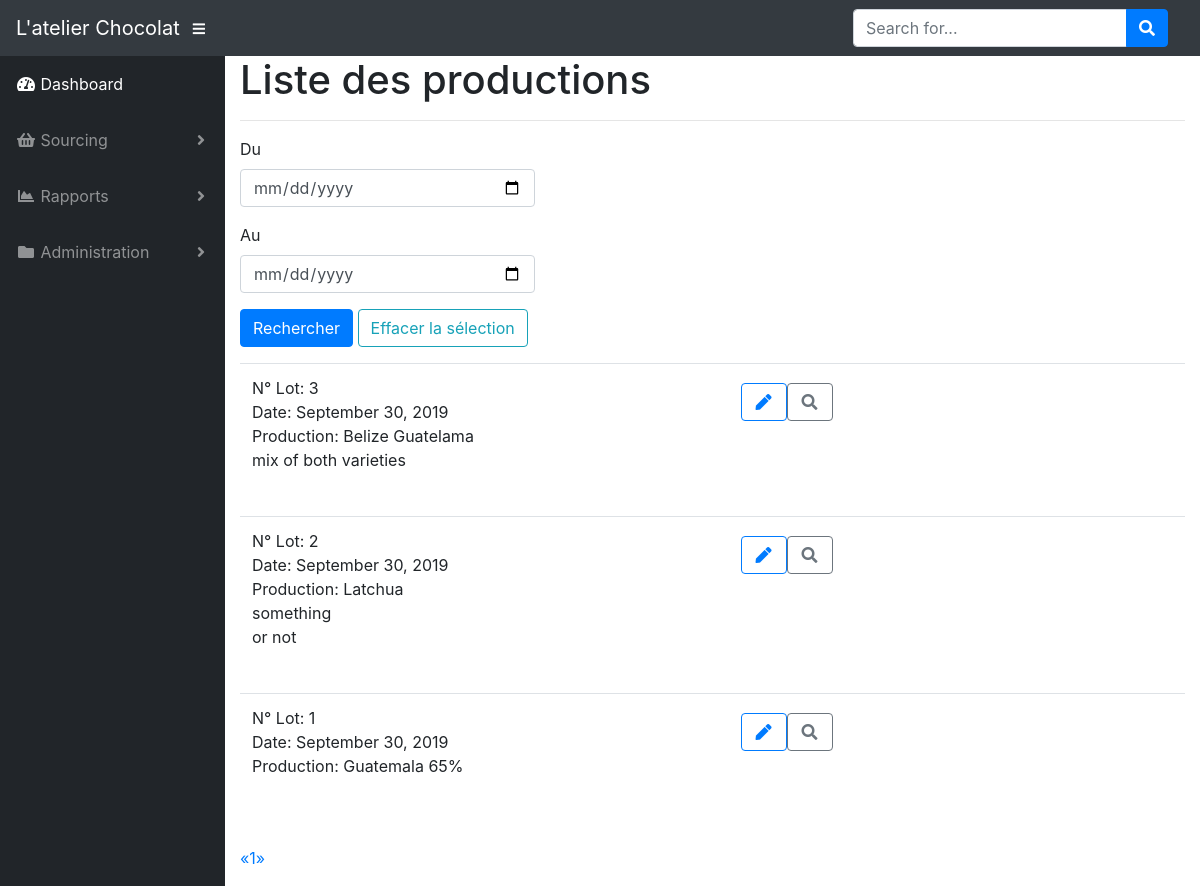
/list_of_productions (signed in), run on an earlier commit of the app's database.
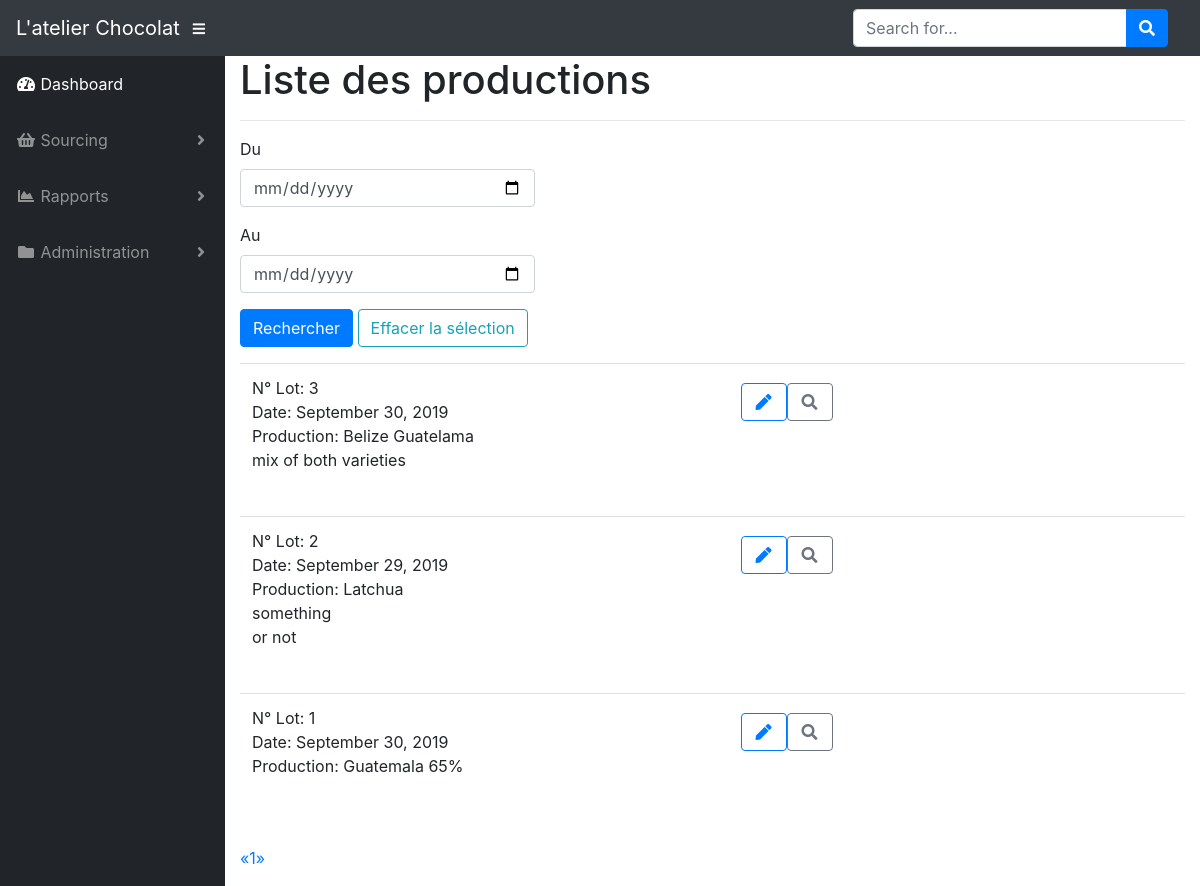
And on a later commit of the database.
### app/models.py (models this page shows, shortened)
class Production(db.Model):
    id = db.Column(db.Integer, primary_key=True)
    date = db.Column(db.Date, index=True)
    name = db.Column(db.String(64), index=True)
    comment = db.Column(db.Text())
    timestamp = db.Column(db.DateTime, index=True, default=datetime.utcnow)
    user_id = db.Column(db.Integer, db.ForeignKey('user.id'))
    production_items = db.relationship('ProductionItem', backref='production_production_item', lazy='dynamic')

### app/productions/routes.py (the view)
@bp.route('/list_of_productions', methods=['GET', 'POST'])
@login_required
def list_of_productions():
    production_search = Production.query.order_by(Production.id.desc())
    form = ListProductionForm()
    if form.validate_on_submit():
        date_from = form.date_from.data
        date_to = form.date_to.data
        production_search = production_search.filter(func.date(Production.date) >= date_from,
                                                     func.date(Production.date) <= date_to)
    page = request.args.get('page', 1, type=int)
    pagination = production_search.paginate(page, current_app.config['PRODUCTIONS_PER_PAGE'], False)
    productions = pagination.items
    return render_template('productions/list_of_productions.html', title='Liste des Productions',
                           productions=productions, pagination=pagination, form=form)

### app/productions/forms.py
class ListProductionForm(FlaskForm):
    date_from = DateField('Du', format='%d/%m/%Y', validators=[DataRequired()], id='from_date_picker')
    date_to = DateField('Au', format='%d/%m/%Y', validators=[DataRequired()], id='to_date_picker')
    submit = SubmitField('Rechercher')

### app/models.py (called while the page is built)
@login.user_loader
def load_user(id):
    return User.query.get(int(id))

### app/templates/productions/list_of_productions.html (shortened to what this page needs)
{% extends "base.html" %}
{% import 'bootstrap/wtf.html' as wtf %}
{% import "_macros.html" as macros %}
{% block app_content %}
    <h1>Liste des productions</h1>
    <hr>
    <table class="table table-hover">
        <tr>
            <div class="row">
                <div class="col-sm-4">
                    {{ wtf.quick_form(form, button_map={'submit' : 'primary'}) }}
                    <a href="{{ url_for('productions.list_of_productions') }}"><button type="submit" class="btn btn-outline-info">Effacer la sélection</button></a>
                </div>
            </div>
            </div>
        <tr>
            <div class="col-sm-6">
                <div class="pagination">
                    {% for production in productions %}
                        {% include 'productions/_production.html' %}
                    {% endfor %}
                    <div class="pagination">
                        {{ macros.pagination_widget(pagination, 'productions.list_of_productions') }}
                    </div>
                </div>
            </div>
        </tr>
{% endblock %}
{% block scripts %}
    {{ super() }}
    <link rel="stylesheet" type="text/css" href="{{ url_for('static', filename='bootstrap-datetimepicker.min.css') }}" />
{% endblock %}

### app/templates/productions/_production.html
<table class="table table-hover">
    <tr>
        <td>
            <div class="row">
                <div class="col-sm-6">
                    <p>N° Lot: {{ production.id }}<br>
                    Date: {{ moment(production.date).format('LL') }}<br>
                    Production: {{ production.name }}<br>
                    {% autoescape false %}
                    {{ production.comment | replace("\n", "<br/>") }}<br>
                    {% endautoescape %}</p>
                </div>
                <div class="col-sm-2">
                    <div class="btn btn-group">
                        <a href="{{ url_for('productions.edit_production', id=production.id) }}"><button class="btn btn-outline-primary"><i class="fas fa-fw fa-pen"></i></button></a>
                        <a href="{{ url_for('productions.view_production', id=production.id) }}"><button class="btn btn-outline-secondary"><i class="fas fa-fw fa-search"></i></button></a>
                    </div>
                </div>
            </div>
        </td>
    </tr>
</table>

What changed in the data, as far as the page shows it:
changed Production "Latchua": date "September 30, 2019" → "September 29, 2019"
